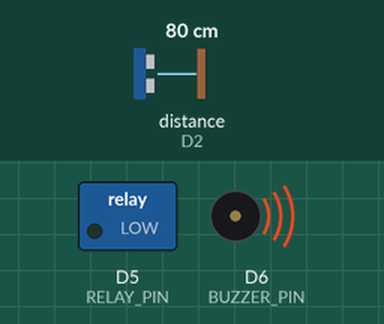
Recording of a sketch running on a simulated ESP8266 (NodeMCU). Shown: switched loads named in the sketch (green lamp = pin HIGH), buzzer (waves = sounding, pin HIGH). Wiring (inferred from the names in the program): ultrasonic range finder: trigger D1; echo D2. The test bench sets the inputs (shaded band); at power-on: distance to the obstacle (sensor on D2) 80 cm. The echo pulse lasts 58.3 µs per cm; WiFi joins after 1.5 s; servers stay silent unless stated; uploads are accepted with an empty reply; the local clock reads 2024-03-15 10:24:30 at power-on unless the sketch sets it; pins used as bus, display or sensor lines are not drawn; what the sketch prints to the serial monitor is not drawn.

Above: at 2.7 s.
2.8 s: distance to the obstacle (sensor on D2) set to 12 cm
5.8 s: distance to the obstacle (sensor on D2) set to 9 cm
At 7.9 s:
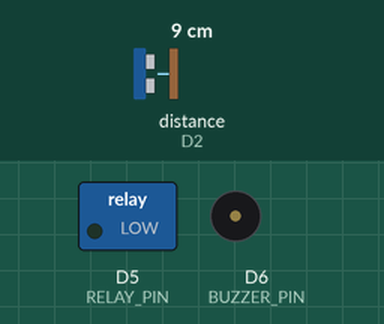
8.2 s: distance to the obstacle (sensor on D2) set to 18 cm
At 9.6 s:
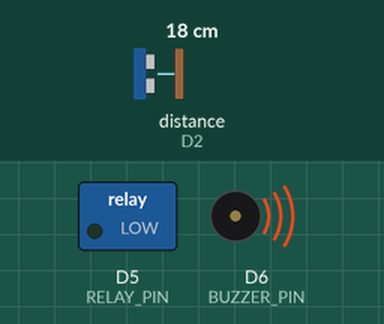
Timing chart, 0 to 11.2 s (numbered marks = the images above; inputs shaded):
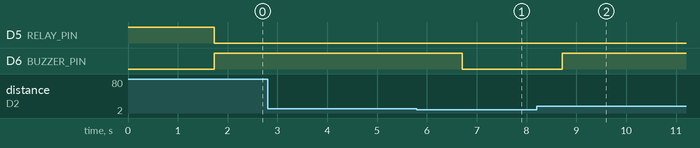

Measured:
- the behaviour switches between 11 and 10 cm on distance to the obstacle (sensor on D2) (found by bisection; images 0 and 1)
- after the input at 2.8 s, every drawn part: stays the same
- after the input at 5.8 s, D6 (BUZZER_PIN): HIGH → LOW after 0.91 s
- after the input at 8.2 s, D6 (BUZZER_PIN): LOW → HIGH after 0.51 s

The sketch:

esp8266_water_tanker.ino
```cpp
#include <ESP8266WiFi.h>
#include <ESP8266HTTPClient.h>
#include <WiFiClientSecureBearSSL.h>
#include <time.h>
#include <math.h>

const char* WIFI_NAME = "Roushan";
const char* WIFI_PASS = "roushan213";

String apiKey = "eyJhbGciOiJIUzI1NiIsInR5cCI6IkpXVCJ9.eyJpc3MiOiJzdXBhYmFzZSIsInJlZiI6Im1vZmZ1aWFjbHhsa2xkcWp1dndrIiwicm9sZSI6ImFub24iLCJpYXQiOjE3NzczNjU5NzcsImV4cCI6MjA5Mjk0MTk3N30.JxKn4OywOS2-SxeWyiwfVxta-mqhHw2LMLKiDPd1pQo";
String baseUrl = "https://moffuiaclxlkldqjuvwk.supabase.co";
String tableUrl = baseUrl + "/rest/v1/tank?id=eq.1";

// NodeMCU ESP8266 pins. Change these if your wiring is different.
#define TRIG_PIN D1
#define ECHO_PIN D2
#define RELAY_PIN D5
#define BUZZER_PIN D6

// Most relay modules are active LOW. If your motor logic is reversed, set this false.
const bool RELAY_ACTIVE_LOW = true;
const bool BUZZER_ACTIVE_LOW = false;

const float LOW_START_CM = 12.0;       // Start pump and buzzer when distance is more than this.
const float LOW_BUZZER_OFF_CM = 10.0;  // Stop low-level buzzer after water reaches this.
const float FULL_WARN_CM = 7.0;        // Start full warning buzzer below this.
const float FULL_STOP_CM = 5.0;        // Stop pump when water reaches this.

const unsigned long SENSOR_INTERVAL_MS = 1000;
const unsigned long SUPABASE_INTERVAL_MS = 5000;

bool pumpOn = false;
bool buzzerOn = false;
String statusText = "IDLE";
String modeText = "AUTO";
float lastDistanceCm = NAN;

void writeOutput(uint8_t pin, bool on, bool activeLow) {
  int level = activeLow ? (on ? LOW : HIGH) : (on ? HIGH : LOW);
  digitalWrite(pin, level);
}

void setPump(bool on) {
  pumpOn = on;
  writeOutput(RELAY_PIN, pumpOn, RELAY_ACTIVE_LOW);
}

void setBuzzer(bool on) {
  buzzerOn = on;
  writeOutput(BUZZER_PIN, buzzerOn, BUZZER_ACTIVE_LOW);
}

bool ensureWiFi() {
  if (WiFi.status() == WL_CONNECTED) return true;

  Serial.print("Connecting to WiFi");
  WiFi.mode(WIFI_STA);
  WiFi.begin(WIFI_NAME, WIFI_PASS);

  unsigned long start = millis();
  while (WiFi.status() != WL_CONNECTED && millis() - start < 20000) {
    delay(500);
    Serial.print(".");
  }
  Serial.println();

  if (WiFi.status() == WL_CONNECTED) {
    Serial.print("WiFi connected. IP: ");
    Serial.println(WiFi.localIP());
    return true;
  }

  Serial.println("WiFi connection failed.");
  return false;
}

void syncClock() {
  configTime(0, 0, "pool.ntp.org", "time.nist.gov");
  Serial.print("Syncing clock");

  unsigned long start = millis();
  time_t now = time(nullptr);
  while (now < 1700000000 && millis() - start < 15000) {
    delay(500);
    Serial.print(".");
    now = time(nullptr);
  }
  Serial.println();
}

String isoTimestamp() {
  time_t now = time(nullptr);
  if (now < 1700000000) return "";

  struct tm* timeInfo = gmtime(&now);
  char buffer[25];
  strftime(buffer, sizeof(buffer), "%Y-%m-%dT%H:%M:%SZ", timeInfo);
  return String(buffer);
}

float readDistanceOnceCm() {
  digitalWrite(TRIG_PIN, LOW);
  delayMicroseconds(2);
  digitalWrite(TRIG_PIN, HIGH);
  delayMicroseconds(10);
  digitalWrite(TRIG_PIN, LOW);

  unsigned long duration = pulseIn(ECHO_PIN, HIGH, 30000);
  if (duration == 0) return NAN;

  return duration * 0.0343 / 2.0;
}

float readAverageDistanceCm() {
  float total = 0.0;
  int count = 0;

  for (int i = 0; i < 5; i++) {
    float d = readDistanceOnceCm();
    if (!isnan(d) && d >= 2.0 && d <= 400.0) {
      total += d;
      count++;
    }
    delay(40);
  }

  if (count == 0) return NAN;
  return total / count;
}

void applyAutomaticControl(float distanceCm) {
  if (isnan(distanceCm)) {
    setPump(false);
    setBuzzer(true);
    statusText = "SENSOR_ERROR";
    return;
  }

  if (!pumpOn) {
    if (distanceCm > LOW_START_CM) {
      setPump(true);
      setBuzzer(true);
      statusText = "LOW_LEVEL_PUMP_ON";
    } else {
      setPump(false);
      setBuzzer(false);
      statusText = distanceCm <= FULL_STOP_CM ? "FULL" : "IDLE";
    }
    return;
  }

  if (distanceCm <= FULL_STOP_CM) {
    setPump(false);
    setBuzzer(false);
    statusText = "FULL_PUMP_OFF";
  } else if (distanceCm < FULL_WARN_CM) {
    setPump(true);
    setBuzzer(true);
    statusText = "FULL_WARNING";
  } else if (distanceCm <= LOW_BUZZER_OFF_CM) {
    setPump(true);
    setBuzzer(false);
    statusText = "FILLING";
  } else {
    setPump(true);
    setBuzzer(true);
    statusText = "LOW_LEVEL_FILLING";
  }
}

void sendToSupabase() {
  if (!ensureWiFi()) return;

  BearSSL::WiFiClientSecure client;
  client.setInsecure();  // Simple HTTPS mode for ESP8266.

  HTTPClient https;
  if (!https.begin(client, tableUrl)) {
    Serial.println("Could not connect to Supabase URL.");
    return;
  }

  String payload = "{";
  payload += "\"distance\":";
  if (isnan(lastDistanceCm)) {
    payload += "null";
  } else {
    payload += String(lastDistanceCm, 1);
  }
  payload += ",\"status\":\"";
  payload += statusText;
  payload += "\"";
  payload += ",\"pump\":";
  payload += pumpOn ? "true" : "false";
  payload += ",\"buzzer\":";
  payload += buzzerOn ? "true" : "false";
  payload += ",\"mode\":\"";
  payload += modeText;
  payload += "\"";

  String timestamp = isoTimestamp();
  if (timestamp.length() > 0) {
    payload += ",\"updated_at\":\"";
    payload += timestamp;
    payload += "\"";
  }
  payload += "}";

  https.addHeader("apikey", apiKey);
  https.addHeader("Authorization", String("Bearer ") + apiKey);
  https.addHeader("Content-Type", "application/json");
  https.addHeader("Prefer", "return=minimal");

  int httpCode = https.PATCH(payload);
  Serial.print("Supabase HTTP code: ");
  Serial.println(httpCode);

  if (httpCode < 200 || httpCode >= 300) {
    Serial.println(https.getString());
  }

  https.end();
}

void setup() {
  Serial.begin(115200);

  pinMode(TRIG_PIN, OUTPUT);
  pinMode(ECHO_PIN, INPUT);
  pinMode(RELAY_PIN, OUTPUT);
  pinMode(BUZZER_PIN, OUTPUT);

  setPump(false);
  setBuzzer(false);

  ensureWiFi();
  syncClock();
}

void loop() {
  static unsigned long lastSensorRead = 0;
  static unsigned long lastSupabaseSend = 0;

  if (millis() - lastSensorRead >= SENSOR_INTERVAL_MS) {
    lastSensorRead = millis();

    lastDistanceCm = readAverageDistanceCm();
    applyAutomaticControl(lastDistanceCm);

    Serial.print("Distance: ");
    if (isnan(lastDistanceCm)) Serial.print("ERROR");
    else Serial.print(lastDistanceCm, 1);
    Serial.print(" cm | Status: ");
    Serial.print(statusText);
    Serial.print(" | Pump: ");
    Serial.print(pumpOn ? "ON" : "OFF");
    Serial.print(" | Buzzer: ");
    Serial.println(buzzerOn ? "ON" : "OFF");
  }

  if (millis() - lastSupabaseSend >= SUPABASE_INTERVAL_MS) {
    lastSupabaseSend = millis();
    sendToSupabase();
  }
}
```
